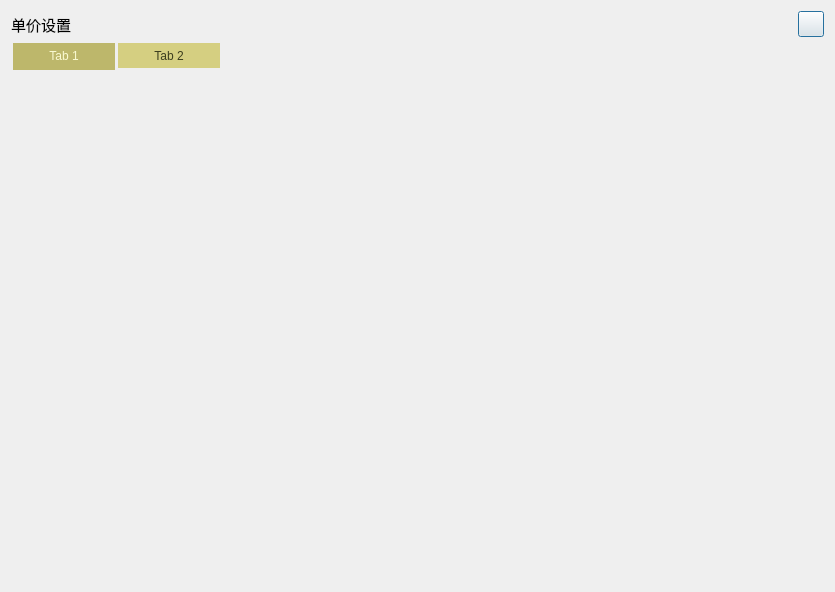
<?xml version="1.0" encoding="UTF-8"?>
<ui version="4.0">
 <class>CPaySetDlg</class>
 <widget class="QDialog" name="CPaySetDlg">
  <property name="geometry">
   <rect>
    <x>0</x>
    <y>0</y>
    <width>835</width>
    <height>592</height>
   </rect>
  </property>
  <property name="windowTitle">
   <string>单价设置</string>
  </property>
  <layout class="QVBoxLayout" name="verticalLayout">
   <item>
    <layout class="QHBoxLayout" name="horizontalLayout">
     <item>
      <widget class="QLabel" name="label">
       <property name="font">
        <font>
         <family>微软雅黑</family>
         <pointsize>11</pointsize>
         <weight>50</weight>
         <italic>false</italic>
         <bold>false</bold>
         <stylestrategy>PreferDefault</stylestrategy>
        </font>
       </property>
       <property name="text">
        <string>单价设置</string>
       </property>
      </widget>
     </item>
     <item>
      <widget class="QPushButton" name="BTN_CLOSE">
       <property name="minimumSize">
        <size>
         <width>26</width>
         <height>26</height>
        </size>
       </property>
       <property name="maximumSize">
        <size>
         <width>26</width>
         <height>26</height>
        </size>
       </property>
       <property name="text">
        <string/>
       </property>
      </widget>
     </item>
    </layout>
   </item>
   <item>
    <layout class="QHBoxLayout" name="horizontalLayout_2">
     <item>
      <widget class="QTabWidget" name="tabWidget">
       <property name="styleSheet">
        <string notr="true">
QTabBar::tab
{
	color:#3c3e1e;
	background:transparent;
    background-color: #d5cf81;	
	font-family:&quot;微软雅黑&quot;;
	font-size:12px;	
	padding-left:1px;
	padding-right:1px;
	width:100px;
	height:25px;
	margin-left:2px;
	margin-right:1px;
} 
QTabBar::tab:selected
{
	color:#FAFAD2;
	background:transparent;
    background-color: #BDB76B;
	font-family:&quot;微软雅黑&quot;;
	font-size:12px;	
	border-bottom:2px solid #BDB76B;
}
QTabBar::tab:hover
{
	color:#3c3e1e;
	background:transparent;
    background-color: #e0d876;
	font-family:&quot;微软雅黑&quot;;
	font-size:12px;	
}
QTabWidget::tab-bar
 {
    alignment: left;  
	top:0px;
	left:0px;	
}
QTabWidget::pane
{
    border:none;
} </string>
       </property>
       <widget class="QWidget" name="tab">
        <attribute name="title">
         <string>Tab 1</string>
        </attribute>
       </widget>
       <widget class="QWidget" name="tab_2">
        <attribute name="title">
         <string>Tab 2</string>
        </attribute>
       </widget>
      </widget>
     </item>
    </layout>
   </item>
  </layout>
 </widget>
 <layoutdefault spacing="6" margin="11"/>
 <resources/>
 <connections>
  <connection>
   <sender>BTN_CLOSE</sender>
   <signal>clicked()</signal>
   <receiver>CPaySetDlg</receiver>
   <slot>reject()</slot>
   <hints>
    <hint type="sourcelabel">
     <x>807</x>
     <y>12</y>
    </hint>
    <hint type="destinationlabel">
     <x>410</x>
     <y>240</y>
    </hint>
   </hints>
  </connection>
 </connections>
</ui>
